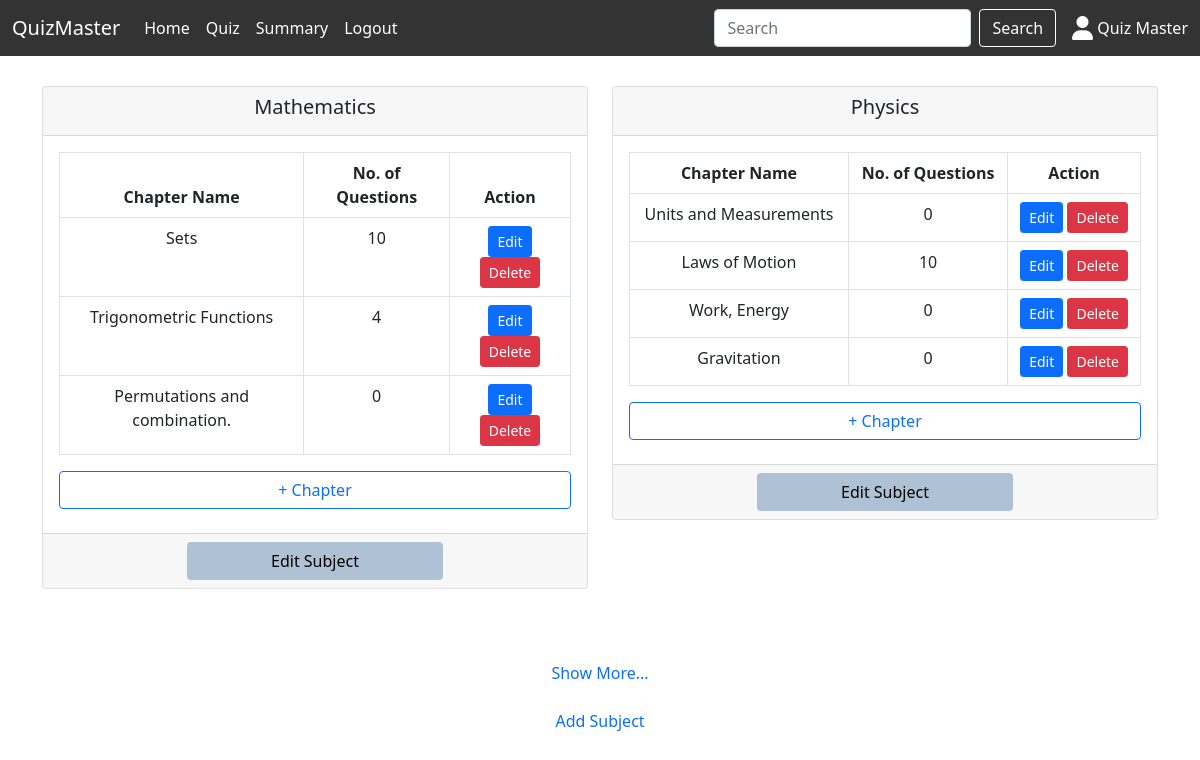
The page /admin (signed in) on the database its author committed.
### models/model.py (models this page shows)
class User(UserMixin,db.Model):
    __tablename__ = 'user'
    id = db.Column(db.Integer, primary_key=True, autoincrement=True)
    username = db.Column(db.String(100), unique=True, nullable=False)
    password = db.Column(db.String(500), nullable=False)
    full_name = db.Column(db.String(200), nullable=False)
    qualification = db.Column(db.String(100))
    dob = db.Column(db.Date)
    scores = db.relationship('Score', backref='user', lazy=True)

class Subject(db.Model):
    __tablename__ = 'subject'
    id = db.Column(db.Integer, primary_key=True, autoincrement=True)
    name = db.Column(db.String(200), nullable=False)
    description = db.Column(db.Text)
    chapters = db.relationship('Chapter', backref='subject', lazy=True)

class Chapter(db.Model):
    __tablename__ = 'chapter'
    id = db.Column(db.Integer, primary_key=True, autoincrement=True)
    name = db.Column(db.String(200))
    description = db.Column(db.Text)
    subject_id = db.Column(db.Integer, db.ForeignKey('subject.id'))
    quizzes = db.relationship('Quiz', backref='chapter', lazy=True)

### controllers/admin_controller.py (the view)
@app.route("/admin/dashboard")
@app.route("/admin")
@login_required
@admin_only
def admin_dashboard():
    if current_user.id != 1:
        return "you are not admin"
    if request.args.get("q"):
        id = request.args.get("q")
        subject = db.session.query(Subject).filter(Subject.id == id).first()
        if subject:
            subject_list = [{"id": id, "name": subject.name, "chapters": get_chapters(id)}]
            return render_template("admin/dashboard.html", subjects = subject_list)
    subjects = db.session.query(Subject).all()
    subject_list = [{"id":subject.id, "name": subject.name, "chapters" : get_chapters(subject.id)} for subject in subjects]
    return render_template("admin/dashboard.html", subjects = subject_list)

### app.py (called while the page is built)
@login_manager.user_loader
def load_user(user_id):
    return User.query.get(int(user_id))

### controllers/admin_controller.py (called while the page is built)
def admin_only(func):
    @wraps(func)
    def decorated_function(*args, **kwargs):
        if current_user.id != 1:
            abort(403)
        return func(*args, **kwargs)
    return decorated_function

def question_count(chapter_id):
        question_count = db.session.query(db.func.count(Question.id)) \
                        .join(Quiz,Question.quiz_id == Quiz.id)\
                        .filter(Quiz.chapter_id == chapter_id) \
                        .scalar()
        return question_count

def get_chapters(subject_id):
    query = db.session.query(Chapter) \
            .filter(Chapter.subject_id == subject_id).all()
    chapters = [{"id":chapter.id, "name": chapter.name, "questions_count": question_count(chapter.id)} for chapter in query]
    return chapters

### templates/admin/dashboard.html (shortened to what this page needs)
{%extends "admin/base.html"%}
{%block content%}
<div class="container mt-4">
  <div class="row">
    {% for subject in subjects %}
    <div class="col-md-6 subject-card mb-5">
      <div class="card">
        <div class="card-header text-center">
          <h5>{{subject.name}}</h5>
        </div>
        <div class="card-body">
          <table class="table table-bordered text-center">
            <thead>
              <tr>
                <th>Chapter Name</th>
                <th>No. of Questions</th>
                <th>Action</th>
              </tr>
            </thead>
            <tbody>
              {% for chapter in subject.chapters %}
              <tr>
                <td>{{chapter.name}}</td>
                <td>{{chapter.questions_count}}</td>
                <td>
                  <a href="/admin/edit-chapter?chapter_id={{ chapter.id}}&subject_id={{ subject.id}}"
                    class="btn btn-sm btn-primary">Edit</a>
                  <a href="#" onclick="confirmDelete(this.id)" id="{{chapter.id}}"
                    class="btn btn-sm btn-danger">Delete</a>
                </td>
              </tr>
              {% endfor %}
            </tbody>
          </table>
          <a href="/admin/add_chapter?subject_id={{subject.id}}"><button class="btn btn-outline-primary w-100">+
              Chapter</button></a>
        </div>
        <div class="card-footer mt-2 d-flex justify-content-center">
          <a href="/admin/edit_subject?subject_id={{subject.id}}" class="btn btn-m btn-edit w-50">Edit Subject</a>
        </div>
      </div>
    </div>
    {% endfor %}
  </div>
  <div class="text-center mt-4">
    <a href="#" id="show-more" class="text-decoration-none">Show More...</a>
  </div>
  <div class="text-center mt-4">
    <a href="/admin/add_subject" class="text-decoration-none">Add Subject</a>
  </div>
</div>
{% endblock %}

### templates/admin/base.html (shortened to what this page needs)
<!DOCTYPE html>
<html lang="en">
<head>
    <link rel="stylesheet" type="text/css" href="{{ url_for('static', filename='bootstrap/css/bootstrap.min.css') }}" />
    <link rel="stylesheet" href="{{ url_for('static', filename='css/style.css') }}">
    <link rel="stylesheet" href="https://cdnjs.cloudflare.com/ajax/libs/font-awesome/6.7.2/css/all.min.css"
 /></head>
<body>
    <nav class="navbar navbar-expand-lg navbar-custom sticky-top">
        <div class="container-fluid">
          <a class="navbar-brand text-white" href="/">QuizMaster</a>
          <div class="collapse navbar-collapse" id="navbarNav">
            <ul class="navbar-nav me-auto">
              <li class="nav-item">
                <a class="nav-link active text-white hover" href="/admin/dashboard">Home</a>
              </li>
              <li class="nav-item">
                <a class="nav-link text-white hover" href="/admin/quiz">Quiz</a>
              </li>
              <li class="nav-item">
                <a class="nav-link text-white hover" href="/admin/summary">Summary</a>
              </li>
              <li class="nav-item">
                <a class="nav-link text-white hover" href="/logout">Logout</a>
              </li>
            </ul>
            <form class="d-flex" role="search" method="POST" action="/admin/search">
              <input class="form-control me-2" name="search" type="search" placeholder="Search" aria-label="Search">
              <button class="btn btn-search" type="submit">Search</button>
            </form>
            <span class="ms-3 text-white"><i class="fa-solid fa-user fa-xl"></i> {{ current_user.full_name }}</span>
          </div>
        </div>
      </nav>
    {% block content %}{% endblock %}
</body>
</html>

### static/css/style.css (style rules this page uses)
* { padding: 0; margin: 0; }
nav { background-color: #333; color: #333; margin-bottom: 30px; }
.btn-search { color: white; border: solid 1px white; }
.btn-edit { background-color: #AFC2D5; color: black; }

### rows shown on the page
User: full_name "Quiz Master"
Subject: name "Mathematics"
Chapter: name "Sets", questions_count "10"
Chapter: name "Trigonometric Functions", questions_count "4"
Chapter: name "Permutations and combination.", questions_count "0"
Subject: name "Physics"
Chapter: name "Units and Measurements", questions_count "0"
Chapter: name "Laws of Motion", questions_count "10"
Chapter: name "Work, Energy", questions_count "0"
Chapter: name "Gravitation", questions_count "0"
